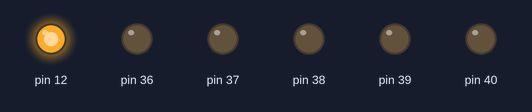
Recording of a sketch running on a simulated Arduino Mega 2560, built with avr-gcc and run on an emulated ATmega2560. Shown: output pins drawn as LEDs (lit = HIGH).

Above: at 0.1 s.
Timing chart, 0 to 1.6 s (numbered marks = the images above):
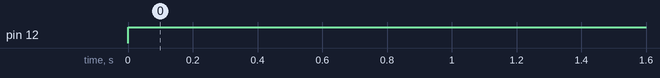

Measured:
- by itself, pin 12: LOW → HIGH at 0.00 s

The sketch:

PruebasLeds.ino
```cpp
int leds[18] =   {39, 40, 41, 44, 3, 2, 10, 9, 8, 36, 37, 38, 7, 6, 5, 13, 12, 11};

void setup() {
  // put your setup code here, to run once:
  for (int i = 13; i < 2; i--) {
    pinMode(i, OUTPUT);
  }
  for (int i = 36; i < 41; i++) {
    pinMode(i, OUTPUT);
  }
}

void loop() {
  // put your main code here, to run repeatedly:
  analogWrite(12, 255);
  delay(1000);
}
//39=R 40=G 41=B HABITACION
//44=R 3=G 2=B  BAÑO
//10=R 9=G 8=B COCINA
//36=R 37=G 38=B SALON
//7=R 6=G 5=B PASILLO
//13=R
```
